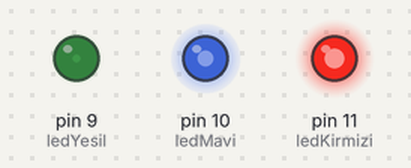
Bench run of a sketch on a simulated Arduino Uno, built with avr-gcc and run on an emulated ATmega328P. Parts: output pins drawn as LEDs (lit = HIGH). Random numbers use the default seed unless the sketch sets one.

Above: at 0.1 s.
At 4.1 s:
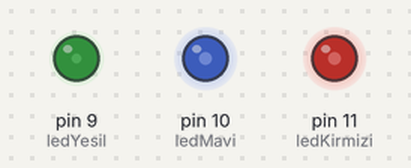
At 9.1 s:
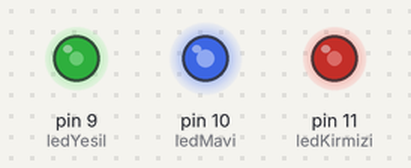
At 19.1 s:
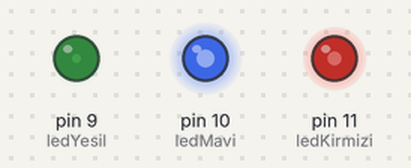
At 28.1 s:
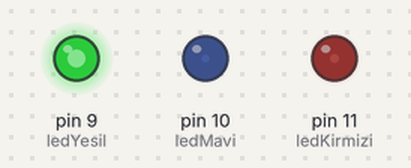
At 38.1 s:
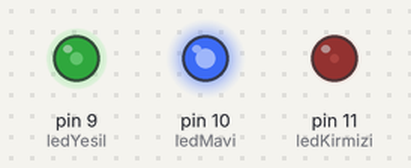
Timing chart, 0 to 40.0 s (numbered marks = the images above):
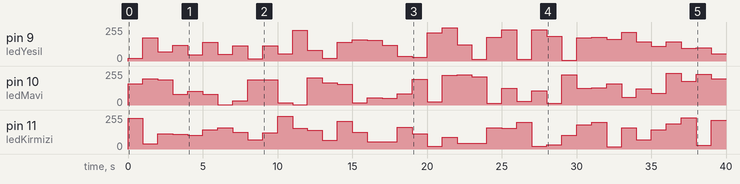

The sketch:

rgb_random.ino
```cpp
#define ledYesil 9
#define ledMavi 10
#define ledKirmizi 11

int kirmizi = 0;
int yesil = 0;
int mavi = 0;
void setup() {
  pinMode(ledYesil, OUTPUT);
  pinMode(ledMavi, OUTPUT);
  pinMode(ledKirmizi, OUTPUT);
}

void loop() {
  kirmizi = random(0, 255);
  yesil = random(0, 255);
  mavi = random(0, 255);

  analogWrite(ledYesil, yesil);
  analogWrite(ledMavi, mavi);
  analogWrite(ledKirmizi, kirmizi);
  delay(1000);
}
```

Measured:
- by itself, pin 9 (ledYesil): 0/255 → 19/255 at 0.00 s, → 175/255 1.0 s later, → 68/255 1.0 s later, → 120/255 1.0 s later, … (40 changes in this stretch)
- by itself, pin 10 (ledMavi): 0/255 → 158/255 at 0.00 s, → 197/255 1.0 s later, → 188/255 1.0 s later, → 80/255 1.0 s later, … (40 changes in this stretch)
